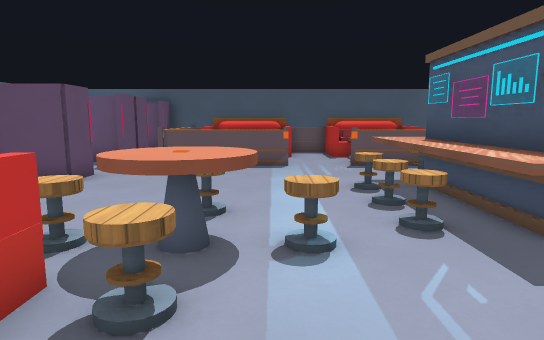
view 1 (above)

20 first-person views from a walk through a 3-D level made in the Godot game engine. The camera is 1.5 m above the floor, tilts 8° down and sees 75° across. Doors that lead somewhere are drawn open, without their leaves. The floor is counted in squares, 1 m on a side. Each view is taken from the middle of a square. On the plan, view 1 faces up. The plan holds only what a view shows up to about 16 squares ahead; the rest is blank. The place goes on beyond the plan. Characters and animated objects are left out. Surface patterns are stand-ins for the level's own textures.

view 2
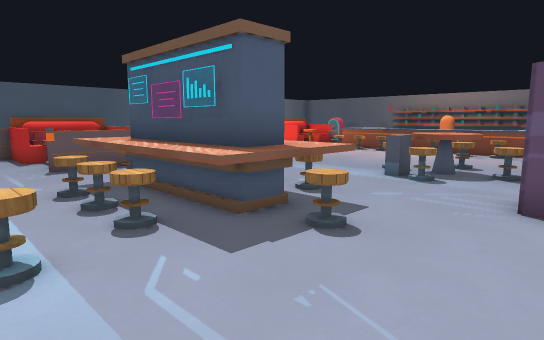

view 3
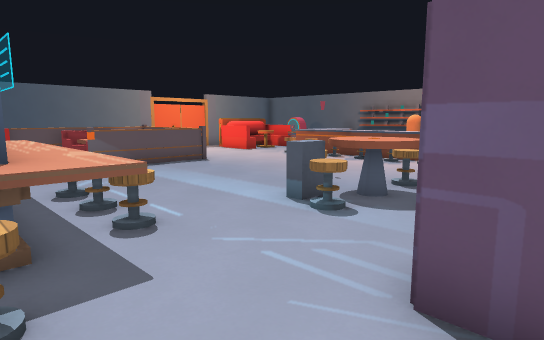

view 4
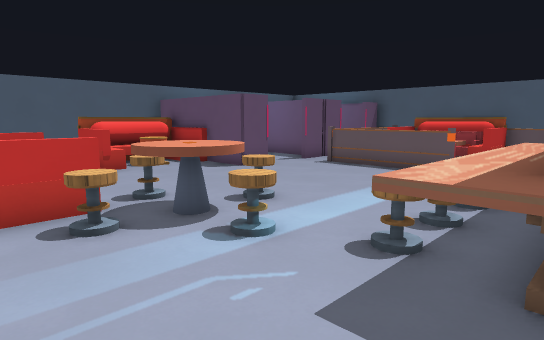

view 5
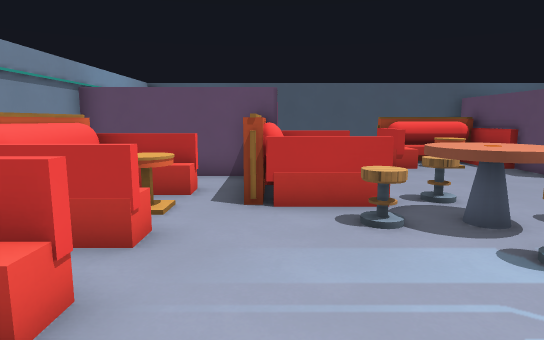

view 6
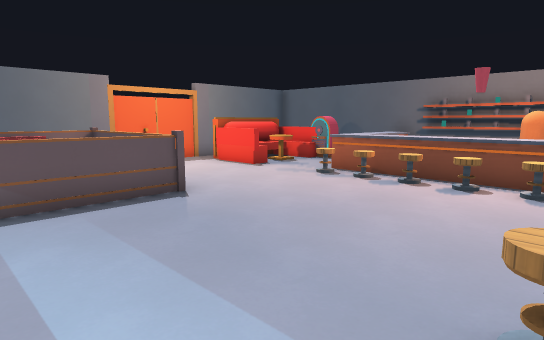

view 7
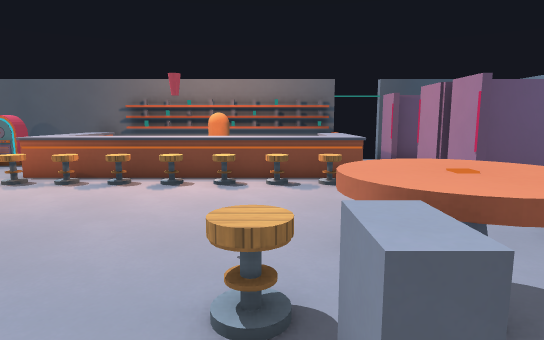

view 8
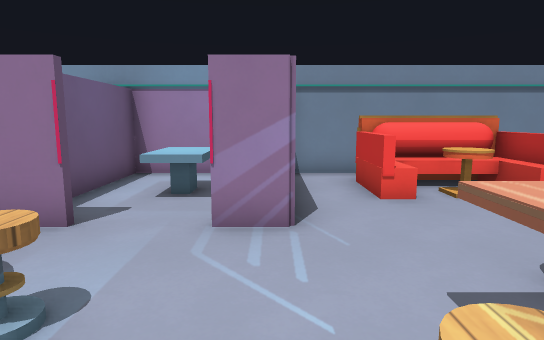

view 9
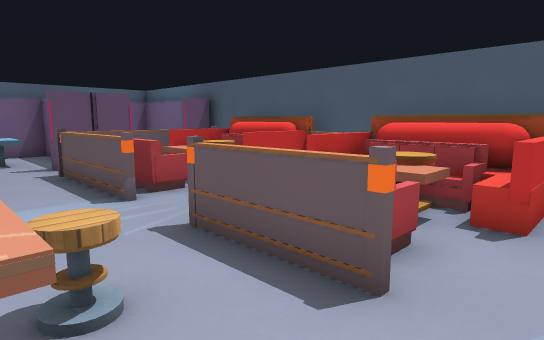

view 10
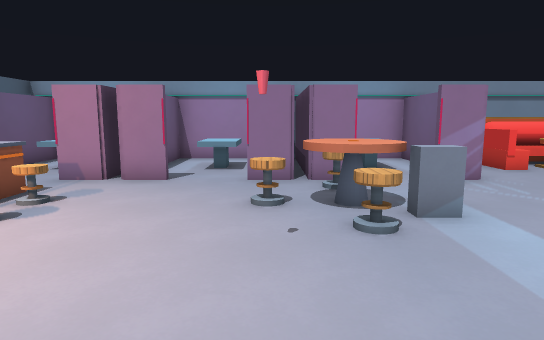

view 11
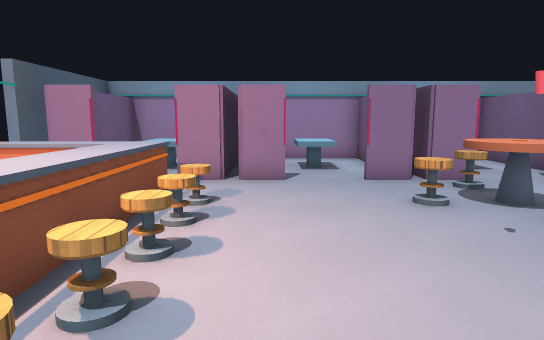

view 12
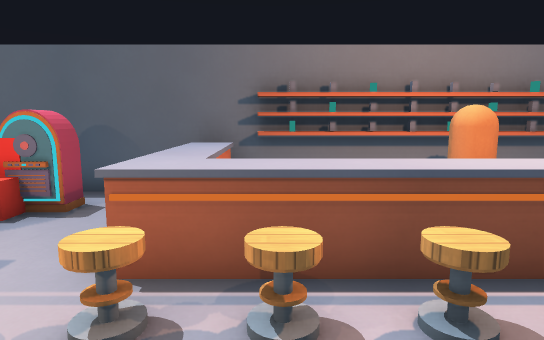

view 13
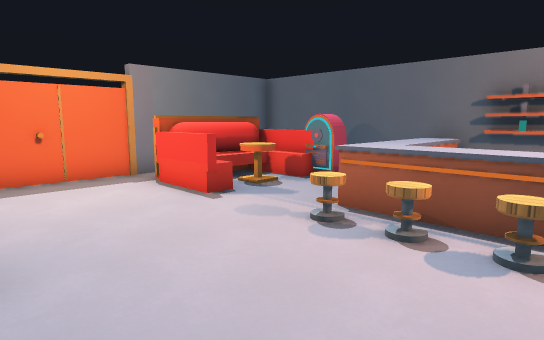

view 14
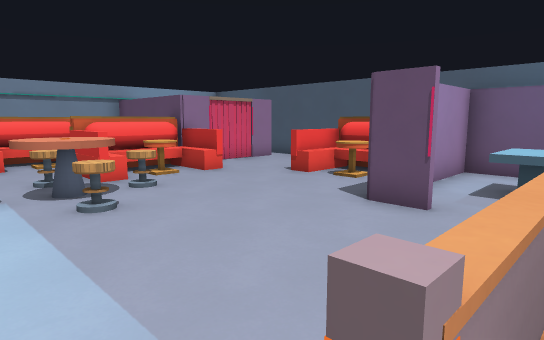

view 15
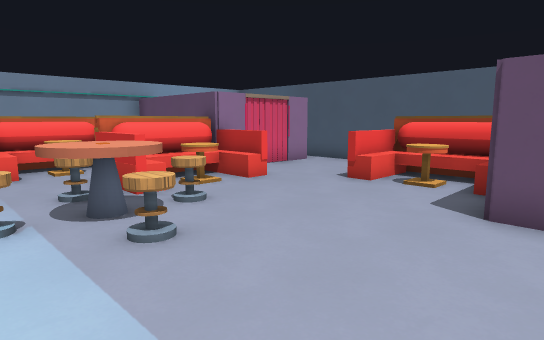

view 16
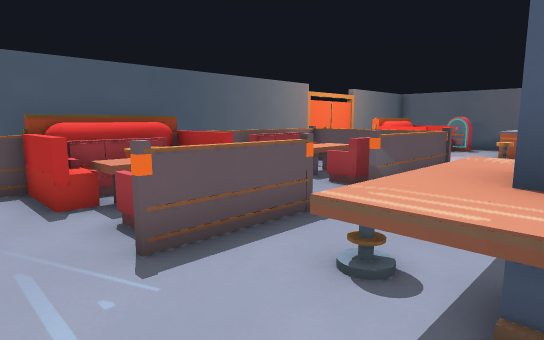

view 17
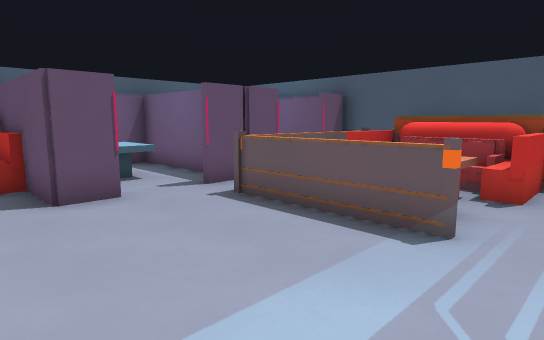

view 18
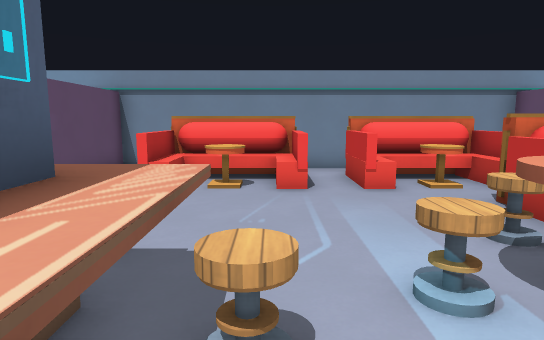

view 19
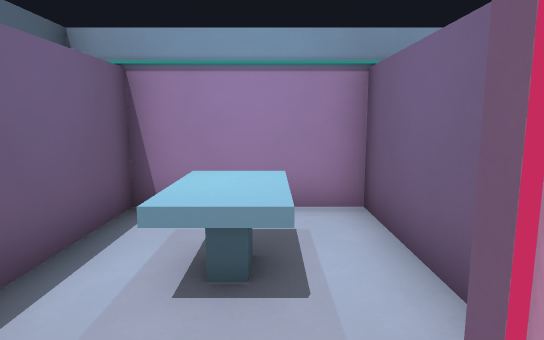

view 20
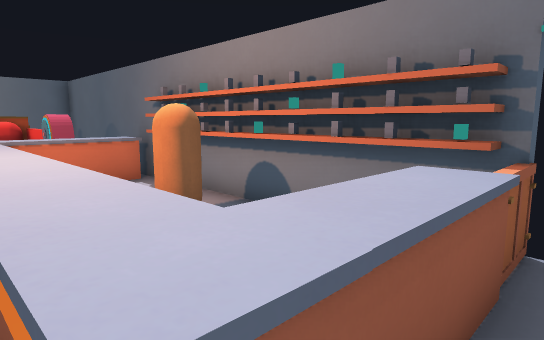

### Floor plan
Key: @ floor where view 1 was taken; # wall or solid block; . floor; D open door; = window, fence, low wall or low ledge; ^ raised ledge; S sofa; T stool; C column; B block; U curtain; O other object.
Columns run from 11 left of view 1 to 22 right of it. Each row starts with its distance up from view 1.
 18                #####  ###########
 17         #########^######.....    #
 16         ##S#=.#S#^  =S =...^^^^^ #
 15         #SOS=.#OS^   . =...^^^^^ #
 14        # OOO..OOO. .OO =.....^.O.#
 13  #######   S... S... S =.........#
 12  #....##===#..==#..==#==.........#
 11  #.OO.............  .......TT^^^^
 10  #.OO..........T..  .......TT^  O
  9 #######.......^^^..........TT^  O
  8 # #^^........T^C^T..........^^  O#
  7 # #^^.........^#^..........TT^OOO#
  6 # #^......T..T^#^T.........TT^ OO
  5 # #^^.....T..T^#^T...TT....TT^  B
  4 # ......TT^TT.^^^...TB^T...TT^  B
  3 #.....^^=#T....T.....^^.....^^^^B#
  2 #.....^^^=...........TT....... .D
  1 ###U.##^^#........#..###..###. #.D
  0 #     =....@......#...#....#... #
 -1       =.^^.^^^^^^.#.O.#.OO.#.OO.#
 -2       =.^^^^^^^^^.#.O.#.OO.#.OO.#
 -3       =.#########.#...#....#....#
 -4      ############################

Where each view was taken, in squares from view 1:
view 1: 0 up, 0 right, facing up
view 2: 0 up, 0 right, facing up-right
view 3: 0 up, 4 right, facing up-right
view 4: 1 up, 4 right, facing up-left
view 5: 1 up, 4 right, facing left
view 6: 5 up, 8 right, facing up-right
view 7: 5 up, 8 right, facing right
view 8: 6 up, 7 right, facing down
view 9: 9 up, 7 right, facing up-left
view 10: 10 up, 12 right, facing down
view 11: 10 up, 15 right, facing down
view 12: 10 up, 14 right, facing right
view 13: 8 up, 12 right, facing up-right
view 14: 12 up, 1 right, facing down-left
view 15: 10 up, 1 right, facing down-left
view 16: 8 up, 1 right, facing up-right
view 17: 7 up, 2 right, facing up-left
view 18: 7 up, 2 right, facing down
view 19: 2 up, 18 right, facing down
view 20: 2 up, 17 right, facing up-right
